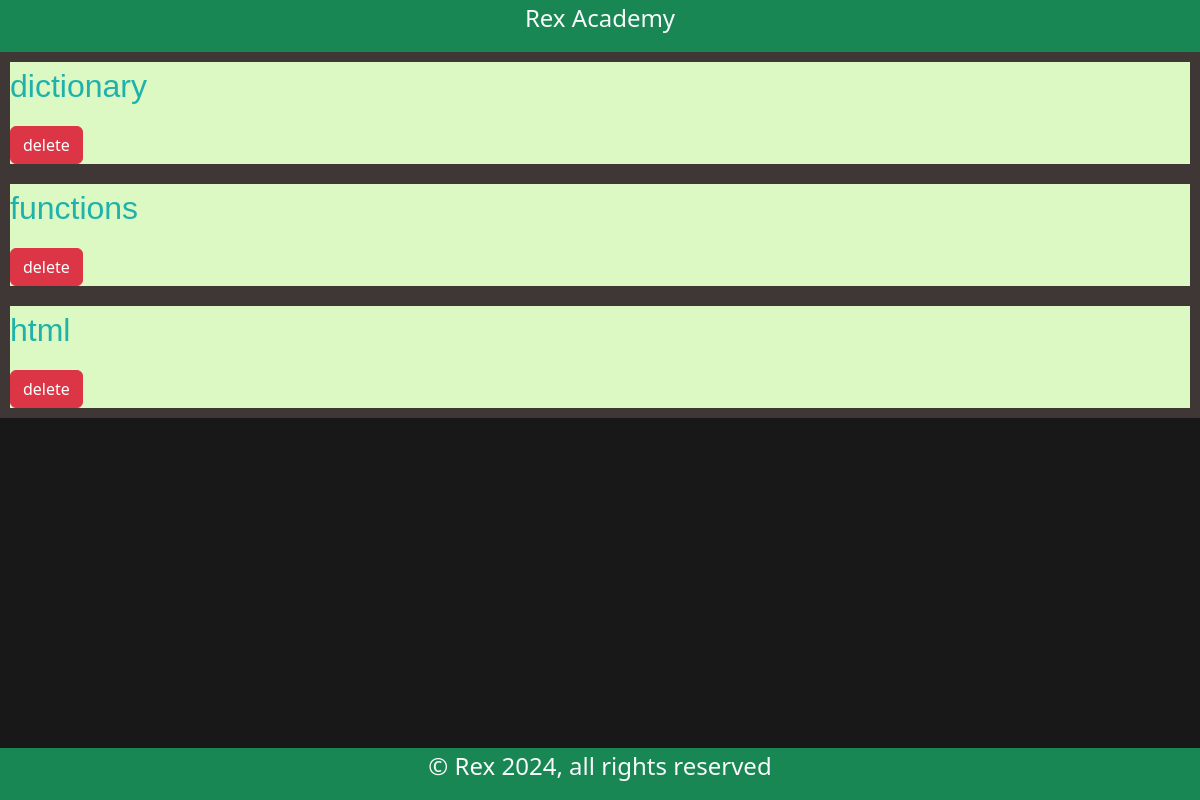
Page /ts_avail on the earlier database version.
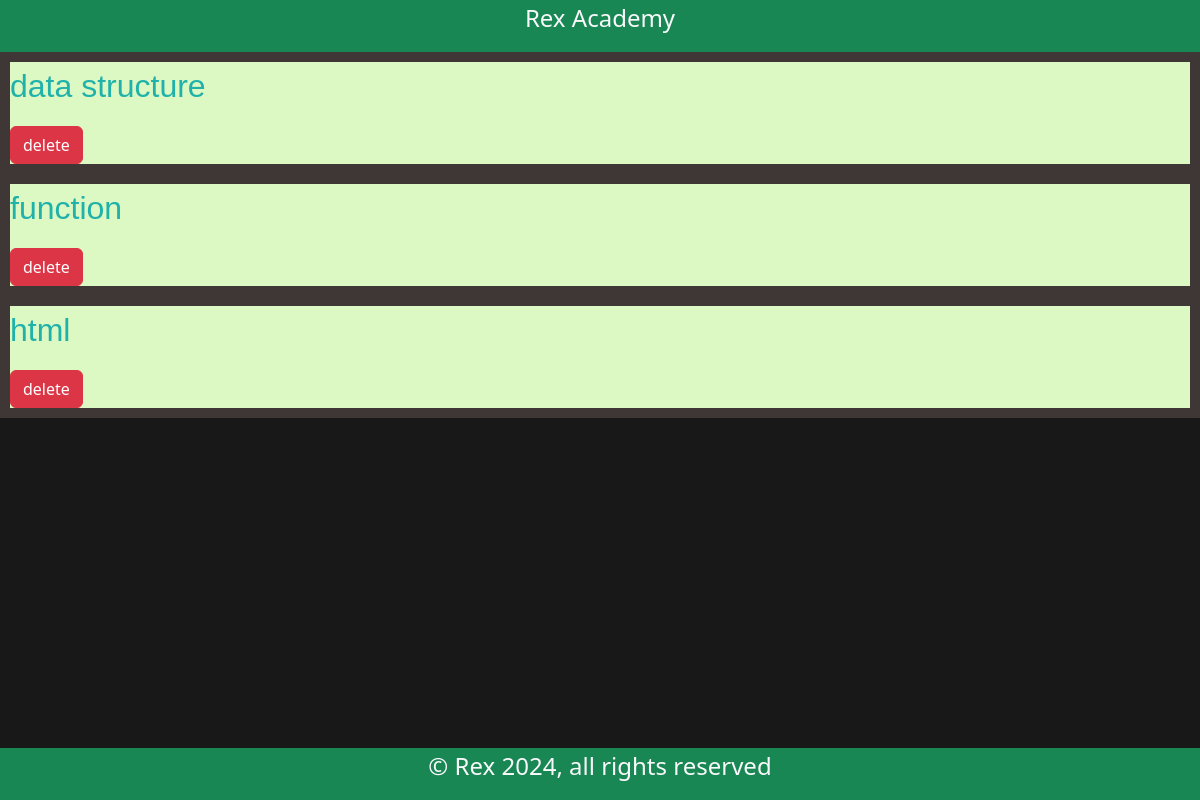
Same page on the later database version.
### learning_platform/models/models.py (models this page shows)
class Topic(db.Model):
    __tablename__ = "topic"
    id = db.Column(db.String(36), primary_key=True, default= lambda: str(uuid.uuid4()))
    name = db.Column(db.String(255), nullable=False)
    desc = db.Column(db.String(500), nullable=True)
    sub_topics = db.relationship('SubTopic', backref='topic', lazy='dynamic')

### learning_platform/views/admin.py (the view)
@admin_bp.route('/ts_avail', methods=['GET'])
def ts_avail():
    cst = Topic.query.all()
    return render_template('content_management/delete_topic.html', cst=cst)

### learning_platform/templates/content_management/delete_topic.html (shortened to what this page needs)
<!DOCTYPE html>
<html lang="en">
<head>
    {% extends "base.html" %}
    {% block main %}
    {% for _item in cst|sort(attribute='name') %}
        <div style="
                    background-color: rgb(220, 248, 195);
                    margin-bottom: 25; border: 10px solid rgb(63, 54, 54);">
            <p class="fs-2 text-start" style="color: lightseagreen;
                    font-family: 'Lucida Sans', 'Lucida Sans Regular',
                    'Lucida Grande', 'Lucida Sans Unicode', Geneva,
                    Verdana, sans-serif;">
                {{ _item.name }}
            </p>
            <a class="btn btn-danger" href="{{ url_for('admin.del_topic', t_id=_item.id)}}">
                delete
            </a>
        </div>
    {% endfor %}
    {% endblock %}

### learning_platform/templates/base.html (shortened to what this page needs)
<!DOCTYPE html>
<html lang="en">
   <head>
  <link rel="stylesheet" href="{{ url_for('static', filename='css/bootstrap.min.css') }}">
  <link rel="stylesheet" href="{{ url_for('static', filename='css/style.css') }}">
  <link rel="stylesheet" href="https://cdnjs.cloudflare.com/ajax/libs/font-awesome/4.7.0/css/font-awesome.min.css">
   </head>
    <body class="d-flex flex-column vh-100">
      {% block body %}
      <header class="bg-success fs-4 text-light text-center">
        {% block header %} <p> Rex Academy</p> {% endblock header %}
      </header>
      <main class="flex-grow-1">
        {% block main %}{% endblock main %}
      </main>
      <footer class="bg-success text-center fs-4 text-light">{% block footer %} <p>&copy; Rex 2024, all rights reserved</p> {% endblock footer %}</footer>
      {% endblock %}
    </body>
</html>

### learning_platform/static/css/style.css (style rules this page uses)
body { background-color: rgb(23, 24, 23); }
header { display: flex; flex-direction: column; justify-content: center; align-items: center; }
footer { background-color: rgb(39, 32, 32); }

Differences in the rows shown:
removed Topic: name "dictionary"
removed Topic: name "functions"
added Topic: name "data structure"
added Topic: name "function"
